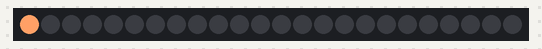
Simulated run of this sketch. Board: Arduino Uno, built with avr-gcc and run on an emulated ATmega328P. Parts: 24 RGB LEDs in strip order, left to right.

Above: at 0.01 s.
At 4.94 s:
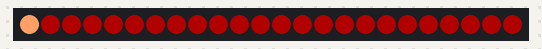
At 9.98 s:
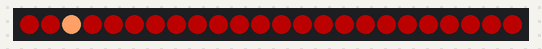
At 19.94 s:
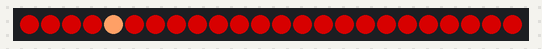
At 29.91 s:
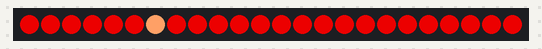
At 39.88 s:
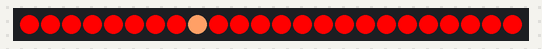

The sketch:

neopixel.ino
```cpp
#include <Adafruit_NeoPixel.h>

#define PIN   2
#define LEDS  24

// Parameter 1 = number of pixels in strip
// Parameter 2 = pin number (most are valid)
// Parameter 3 = pixel type flags, add together as needed:
//   NEO_KHZ800  800 KHz bitstream (most NeoPixel products w/WS2812 LEDs)
//   NEO_KHZ400  400 KHz (classic 'v1' (not v2) FLORA pixels, WS2811 drivers)
//   NEO_GRB     Pixels are wired for GRB bitstream (most NeoPixel products)
//   NEO_RGB     Pixels are wired for RGB bitstream (v1 FLORA pixels, not v2)
Adafruit_NeoPixel strip = Adafruit_NeoPixel(24, PIN, NEO_GRB + NEO_KHZ800);
uint32_t yellow = strip.Color(255, 160, 102);
uint32_t red = strip.Color(255, 0, 0);
uint32_t half_red = strip.Color(128, 0, 0);
uint32_t off = strip.Color(0, 0, 0);
int intensity = 0;
int amt = 10;

void setup() {
  // put your setup code here, to run once:
  strip.begin();
  strip.show();

//  strip.setPixelColor(11, 255, 0, 255);
//  for (int x=0; x<LEDS; x++) {
//    strip.setPixelColor(x, yellow);
//  }
  strip.setBrightness(255);
  strip.show();

}

void loop() {
  // put your main code here, to run repeatedly:
  for (int x=0; x < LEDS; x++) {
    strip.setPixelColor(x, yellow);
//    if (x == 0) {
//      strip.setPixelColor(LEDS-1, red);
//    } else {
//      strip.setPixelColor(x-1, red);
//    }

    for (int y=0; y < LEDS; y++) {
      if (y == x) {
        continue;
      }
      strip.setPixelColor(y, intensity, 0, 0);
    }
    intensity += amt;
    if (intensity > 255) {
      intensity = 255;
      amt = -10;
    } else if (intensity < 10) {
      intensity = 10;
      amt = 10;
    }
    strip.show();
    delay(50);
  }
}
```
